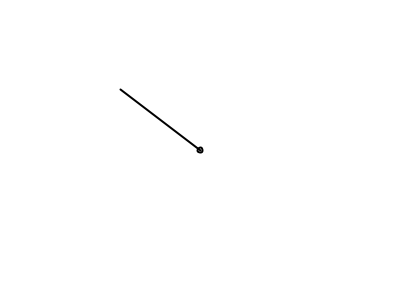
Frame 1 (no input)
Frame 60 (the mouse pressed at the canvas centre just before this capture): identical to frame 1, image omitted
Frame 120 (the mouse held since frame 60 and released just before this capture): blank canvas, image omitted

The Processing sketch that drew this single still picture (run headless with seeded random() and noise(); from frame 60 on, the mouse is pressed at the canvas centre):

// Processing sketch: Vector_Normalization_And_Magnitude
// ── Vector_Normalization_And_Magnitude.pde

void setup()
{
  size(400,300);
}

void draw()
{
    background(255);
    stroke(0);
    strokeWeight(2);
    noFill();
    translate(width/2,height/2);
    ellipse(0,0,5,5);
    
    PVector center=new PVector(width/2,height/2);
    PVector mouse=new PVector(mouseX,mouseY);
    
    mouse.sub(center);
    
    /*
    float m=mouse.mag();
    fill(255,0,0);
    rect(0,0,m,20);
    */
    
    mouse.normalize();
    mouse.mult(50);
    
    mouse.setMag(100);
    print(mouse.x);
    line(0,0,mouse.x,mouse.y);
   
    
}
